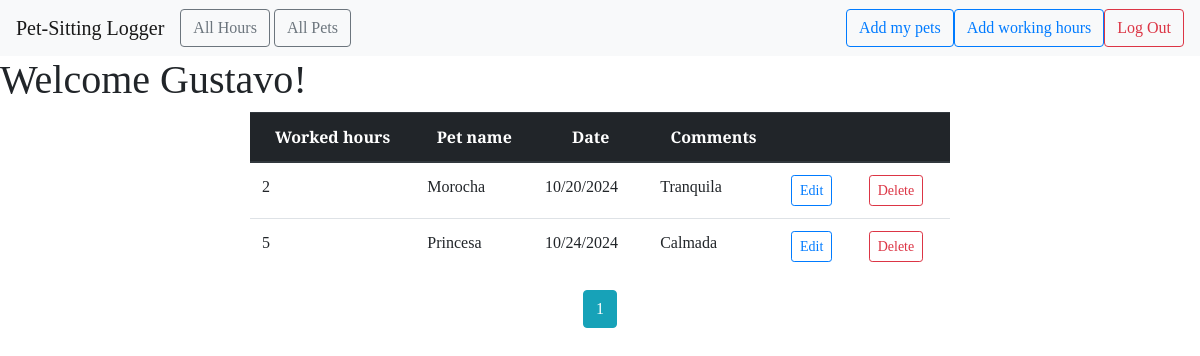
The page /all (signed in) on the database its author committed.
### workingHoursLogger/models.py (models this page shows)
class User(db.Model, UserMixin):
    id = db.Column(db.Integer, primary_key = True)
    email = db.Column(db.String(100), unique =True)
    password = db.Column(db.String(100))
    name = db.Column(db.String(100))
    hours = db.relationship('WorkingHours', backref='author', lazy=True)
    pets = db.relationship('Pet', backref='owner', lazy=True)

class WorkingHours(db.Model):
    id = db.Column(db.Integer, primary_key=True)
    hours = db.Column(db.Integer, nullable=False)
    date_posted = db.Column(db.DateTime, nullable= False, default=datetime.utcnow)
    comment = db.Column(db.Text, nullable=False)
    user_id = db.Column(db.Integer, db.ForeignKey('user.id'), nullable=False)
    pet_id = db.Column(db.Integer,db.ForeignKey('pet.id'), nullable=False)
    pet = db.relationship('Pet', backref='working_hours', lazy=True)

class Pet(db.Model):
    id = db.Column(db.Integer, primary_key=True)
    name = db.Column(db.String(100), nullable=False)
    rate = db.Column(db.Integer, nullable=False)
    comment = db.Column(db.Text, nullable=False)
    sitter = db.Column(db.Integer, db.ForeignKey('user.id'), nullable=False)

### workingHoursLogger/main.py (the view)
@mainBp.route('/all')
@login_required
def user_working_hours():
    user = User.query.filter_by(email=current_user.email).first_or_404()
    page = request.args.get('page', 1, type=int)
    hours = WorkingHours.query.filter_by(author=user).paginate(page = page, per_page=10)
    return render_template('all_hours.html', hours=hours, user=user)

### workingHoursLogger/templates/all_hours.html (shortened to what this page needs)
{% extends "base.html" %} {% block head %} {{ super() }}
<link
rel="stylesheet"
href="{{ url_for('static', filename= 'extended_beauty.css') }}"
/>
{% endblock %}
{% block content %}
  <h1>Welcome {{ user.name }}!</h1>
<center>
  <div>
    <table class="table table-hover" style="width: 700px;">
      <thead class="thead-dark">
        <tr>
          <th scope="col"> <center>Worked hours</center></th>
          <th scope="col"> <center>Pet name</center></th>
          <th scope="col"> <center>Date</center></th>
          <th scope="col"> <center>Comments</center></th>
          <th scope="col"> <center></center></th>
          <th scope="col"> <center></center></th>
        </tr>
      </thead>
      <tbody>
        {% for hour in hours.items %}
        <tr>
          <td>{{ hour.hours }}</td>
          <td>{{ hour.pet.name }}</td>
          <td>{{ hour.date_posted.strftime('%m/%d/%Y') }}</td>
          <td>{{ hour.comment }}</td>
          <td>
            <a
              href="{{ url_for('main.update_working_hours', hour_id=hour.id) }}"
              class="btn btn-outline-primary btn-sm"
              role="button"
            >
              Edit
            </a>
          </td>
          <td>
            <a
              href="{{ url_for('main.delete_working_hours', hour_id=hour.id) }}"
              class="btn btn-outline-danger btn-sm"
              role="button"
            >
              Delete
            </a>
          </td>
        </tr>
        {% endfor %}
      </tbody>
    </table>
    {% for page_num in hours.iter_pages(left_edge=1, right_edge=1,
      left_current=1, right_current=1) %}
      {% if page_num %}
      {% if hours.page == page_num %}
      <a
        class="btn btn-info mb-4"
        href="{{ url_for('main.user_working_hours', page=page_num) }}"
        >{{ page_num }}</a
      >
      {% else %}
      <a
        class="btn btn-outline-info mb-4"
        href="{{ url_for('main.user_working_hours', page=page_num) }}"
        >{{ page_num }}</a
      >
      {% endif %} {% else %} ... {% endif %} {% endfor %}
  </div>
</center>
{% endblock %}

### workingHoursLogger/static/beauty.css (style rules this page uses)
* { font-family: "Arvo", serif; }

### workingHoursLogger/static/extended_beauty.css (style rules this page uses)
h1, h2, h4, p { font-family: "Arvo", serif; }

### rows shown on the page
User: name "Gustavo"
WorkingHours: hours "2", pet.name "Morocha", date_posted "10/20/2024", comment "Tranquila"
WorkingHours: hours "5", pet.name "Princesa", date_posted "10/24/2024", comment "Calmada"

### other values the page prints
{{ page_num }} "1"
